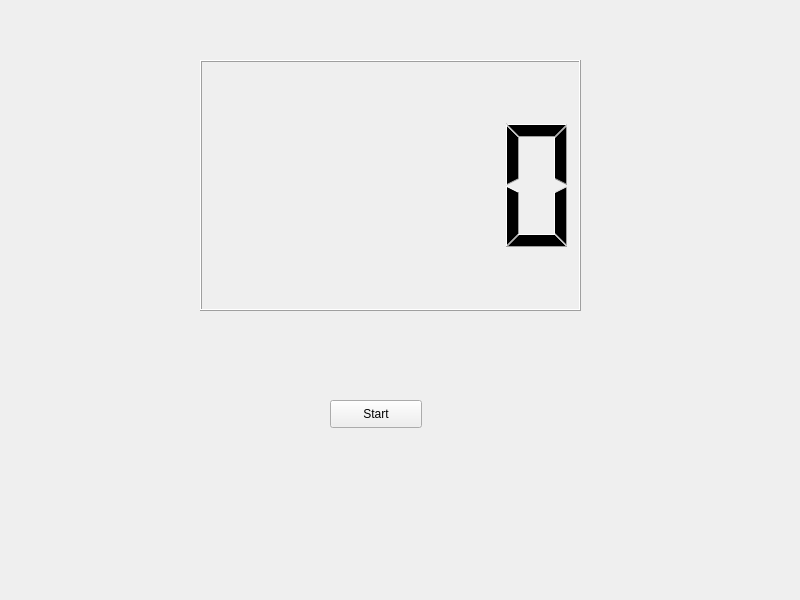
<?xml version="1.0" encoding="UTF-8"?>
<ui version="4.0">
 <class>Widget</class>
 <widget class="QWidget" name="Widget">
  <property name="geometry">
   <rect>
    <x>0</x>
    <y>0</y>
    <width>800</width>
    <height>600</height>
   </rect>
  </property>
  <property name="windowTitle">
   <string>Widget</string>
  </property>
  <widget class="QLCDNumber" name="lcdNumber">
   <property name="geometry">
    <rect>
     <x>200</x>
     <y>60</y>
     <width>381</width>
     <height>251</height>
    </rect>
   </property>
  </widget>
  <widget class="QPushButton" name="pushButton">
   <property name="geometry">
    <rect>
     <x>330</x>
     <y>400</y>
     <width>92</width>
     <height>28</height>
    </rect>
   </property>
   <property name="text">
    <string>Start</string>
   </property>
  </widget>
 </widget>
 <resources/>
 <connections/>
</ui>
